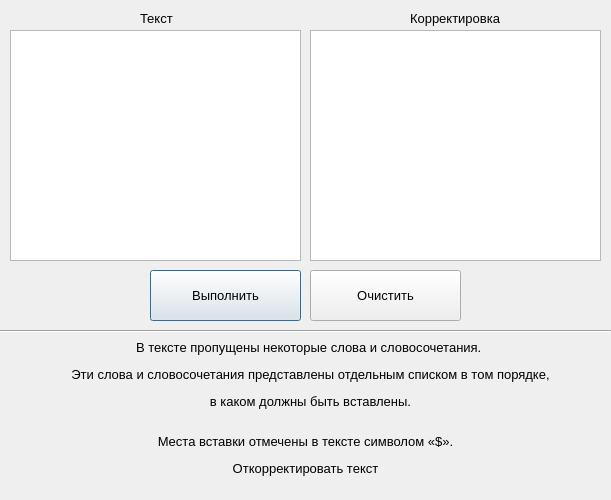
<?xml version="1.0" encoding="UTF-8"?>
<ui version="4.0">
 <class>Dialog</class>
 <widget class="QDialog" name="Dialog">
  <property name="geometry">
   <rect>
    <x>0</x>
    <y>0</y>
    <width>611</width>
    <height>500</height>
   </rect>
  </property>
  <property name="minimumSize">
   <size>
    <width>611</width>
    <height>500</height>
   </size>
  </property>
  <property name="maximumSize">
   <size>
    <width>611</width>
    <height>500</height>
   </size>
  </property>
  <property name="windowTitle">
   <string>Dialog</string>
  </property>
  <widget class="QTextEdit" name="textEdit_words">
   <property name="enabled">
    <bool>true</bool>
   </property>
   <property name="geometry">
    <rect>
     <x>310</x>
     <y>30</y>
     <width>291</width>
     <height>231</height>
    </rect>
   </property>
   <property name="font">
    <font>
     <family>Segoe UI</family>
     <pointsize>10</pointsize>
    </font>
   </property>
   <property name="readOnly">
    <bool>true</bool>
   </property>
  </widget>
  <widget class="QTextEdit" name="textEdit_text">
   <property name="geometry">
    <rect>
     <x>10</x>
     <y>30</y>
     <width>291</width>
     <height>231</height>
    </rect>
   </property>
   <property name="font">
    <font>
     <family>Segoe UI</family>
     <pointsize>10</pointsize>
    </font>
   </property>
   <property name="readOnly">
    <bool>true</bool>
   </property>
  </widget>
  <widget class="QLabel" name="label_1">
   <property name="geometry">
    <rect>
     <x>140</x>
     <y>10</y>
     <width>41</width>
     <height>16</height>
    </rect>
   </property>
   <property name="font">
    <font>
     <family>Segoe UI</family>
     <pointsize>10</pointsize>
    </font>
   </property>
   <property name="text">
    <string>Текст</string>
   </property>
  </widget>
  <widget class="QLabel" name="label_2">
   <property name="geometry">
    <rect>
     <x>410</x>
     <y>10</y>
     <width>106</width>
     <height>17</height>
    </rect>
   </property>
   <property name="font">
    <font>
     <family>Segoe UI</family>
     <pointsize>10</pointsize>
    </font>
   </property>
   <property name="text">
    <string>Корректировка</string>
   </property>
  </widget>
  <widget class="QPushButton" name="btn_solve">
   <property name="geometry">
    <rect>
     <x>150</x>
     <y>270</y>
     <width>151</width>
     <height>51</height>
    </rect>
   </property>
   <property name="font">
    <font>
     <family>Segoe UI</family>
     <pointsize>10</pointsize>
    </font>
   </property>
   <property name="text">
    <string>Выполнить</string>
   </property>
  </widget>
  <widget class="QPushButton" name="btn_clear">
   <property name="geometry">
    <rect>
     <x>310</x>
     <y>270</y>
     <width>151</width>
     <height>51</height>
    </rect>
   </property>
   <property name="font">
    <font>
     <family>Segoe UI</family>
     <pointsize>10</pointsize>
    </font>
   </property>
   <property name="text">
    <string>Очистить</string>
   </property>
  </widget>
  <widget class="QLabel" name="label_task_1">
   <property name="geometry">
    <rect>
     <x>10</x>
     <y>334</y>
     <width>601</width>
     <height>81</height>
    </rect>
   </property>
   <property name="font">
    <font>
     <family>Segoe UI</family>
     <pointsize>10</pointsize>
    </font>
   </property>
   <property name="text">
    <string>&lt;html&gt;&lt;head/&gt;&lt;body&gt;&lt;p&gt;В тексте пропущены некоторые слова и словосочетания. &lt;/p&gt;&lt;p&gt;Эти слова и словосочетания представлены отдельным списком в том порядке,&lt;/p&gt;&lt;p&gt; в каком должны быть вставлены.&lt;/p&gt;&lt;/body&gt;&lt;/html&gt;</string>
   </property>
   <property name="alignment">
    <set>Qt::AlignCenter</set>
   </property>
  </widget>
  <widget class="QLabel" name="label_task_2">
   <property name="geometry">
    <rect>
     <x>10</x>
     <y>430</y>
     <width>591</width>
     <height>51</height>
    </rect>
   </property>
   <property name="font">
    <font>
     <family>Segoe UI</family>
     <pointsize>10</pointsize>
    </font>
   </property>
   <property name="text">
    <string>&lt;html&gt;&lt;head/&gt;&lt;body&gt;&lt;p&gt;Места вставки отмечены в тексте символом «$».&lt;/p&gt;&lt;p&gt;Откорректировать текст&lt;/p&gt;&lt;/body&gt;&lt;/html&gt;</string>
   </property>
   <property name="alignment">
    <set>Qt::AlignCenter</set>
   </property>
  </widget>
  <widget class="Line" name="line">
   <property name="geometry">
    <rect>
     <x>0</x>
     <y>323</y>
     <width>611</width>
     <height>16</height>
    </rect>
   </property>
   <property name="orientation">
    <enum>Qt::Horizontal</enum>
   </property>
  </widget>
 </widget>
 <resources/>
 <connections/>
</ui>
